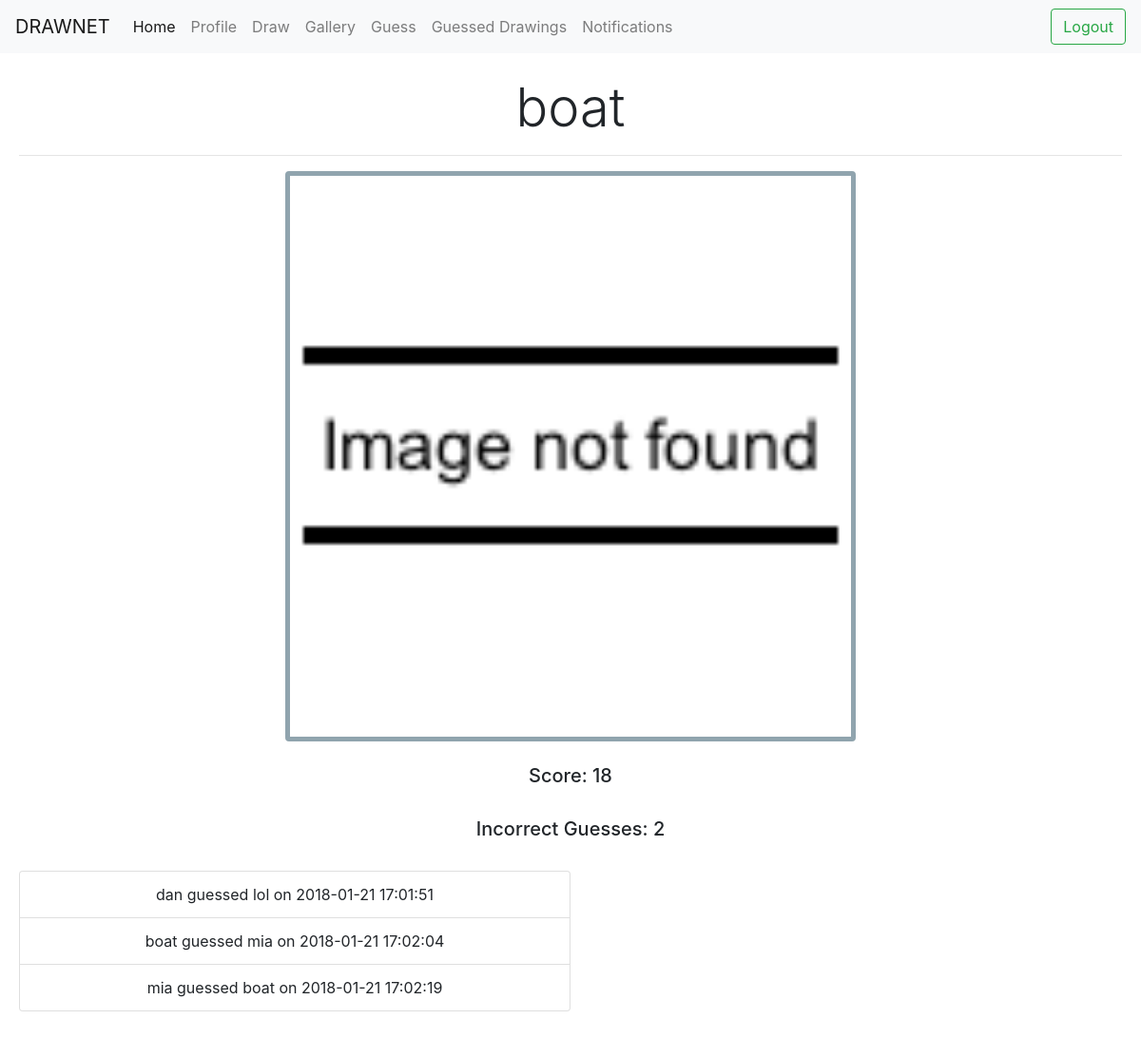
/draw/view?id=3 (signed in), run on the app's committed database.
### tables this page shows
CREATE TABLE drawings (id INTEGER PRIMARY KEY, username TEXT, word TEXT, image TEXT, solved INTEGER);

CREATE TABLE guesses (username TEXT, drawing_id INTEGER, guess TEXT, timestamp TEXT);

### app.py (the view)
@app.route('/draw/view', methods=["POST", "GET"])
def view():
    if loggedIn():
        id=request.args["id"]
        user=session["username"]
        if users.get_image(id)["solved"]==True:
            score="Score: "+str(users.get_dscore(id))
            correctGuesser=users.who_guessed_it(id)
            message=correctGuesser+" guessed your drawing correctly"
        else:
            message=""
            score=""
        numIncorrect=users.get_num_guesses(id)
        image = users.get_image(id)
        if image['solved'] == False:
            return render_template("view.html", link=image["image"], word=image["word"], messageShown=message, scoreSolved=score, incorrectGuessesNum=numIncorrect, guesses=image["guesses"], username=user, loggedin=loggedIn())
        else:
            return render_template("viewSolved.html", correctOrNot=users.get_image(id)["solved"], link=image["image"], word=image["word"], messageShown=message, scoreSolved=score, incorrectGuessesNum=numIncorrect, guesses=image["guesses"], username=user, loggedin=loggedIn())
    else:
        return redirect(url_for("login_page"))

### app.py (called while the page is built)
def loggedIn():
    return "username" in session

### utils/drawings.py (called while the page is built)
def drawing_exists(id):
    db = sqlite3.connect(db_name)
    c = db.cursor()
    id = int(id)
    result = c.execute("SELECT * FROM drawings WHERE id = %d;" % id).fetchone()
    db.close()
    if result:
        return True
    else:
        return False

def tuple_to_dictionary(tuuple, list_of_keys):
    d = {} #the dictionary
    index = 0 #the column index
    while index < len(tuuple):
        d[ list_of_keys[index] ] = tuuple[index]
        index += 1
    return d

### utils/users.py (called while the page is built)
def get_image(id):
    if id == None:
        return {"image": "/static/missing.png", "word": "", "score": 0, "artist": "", "id": None, "guesses":[]}
    id = int(id)
    db = sqlite3.connect(db_name)
    c = db.cursor()
    image_stats = c.execute("SELECT id, username, image, word, solved FROM drawings WHERE id = %d;" % id).fetchone()
    wrong_guesses = c.execute("SELECT username, guess, timestamp FROM guesses WHERE drawing_id = %d ORDER BY timestamp ASC;" % id).fetchall()
    db.close()
    if image_stats == None:
        return {}
    else:
        image_dict = tuple_to_dictionary(image_stats, ["id", "artist", "image", "word", "solved"])
        image_dict["solved"] = (image_dict["solved"] == 1)
        image_dict["guesses"] = []
        for g in wrong_guesses:
            image_dict["guesses"].append(tuple_to_dictionary(g, ["username", "guess", "when"]))
        return image_dict

def get_num_guesses(drawing_id):
    image = draw.get_image(drawing_id)
    if image["solved"] == True:
        return len(image["guesses"]) - 1
    return len(image["guesses"])

def who_guessed_it(drawing_id):
    return draw.get_image(drawing_id)["guesses"][-1]["username"]

def get_dscore(drawing_id):
    return 20 - get_num_guesses(drawing_id)

def tuple_to_dictionary(tuuple, list_of_keys):
    d = {} #the dictionary
    index = 0 #the column index
    while index < len(tuuple):
        d[ list_of_keys[index] ] = tuuple[index]
        index += 1
    return d

### templates/viewSolved.html (shortened to what this page needs)
{% extends "base.html" %}
{% block body %}
<center>
<h1 class="display-4">{{word}}</h1>
<hr>
<div class="card" style="border-width: 5px; border-color: #90a4ae; width:600px;">
<img src="{{link}}">
</div>
<br>
<h5>{{scoreSolved}}</h5>
<br>
<h5>Incorrect Guesses: {{incorrectGuessesNum}}</h5><br>
<ul class="list-group">
{% for guess in guesses %}
    <li class="list-group-item" style="width: 50%;">{{ guess['username'] }} guessed {{ guess['guess'] }} on {{ guess['when'] }}
{% endfor %}
</ul>
</center>
{% endblock %}

### data on the page
drawings: word "boat", image (picture)
guesses: username "dan", guess "lol", when "2018-01-21 17:01:51"
guesses: username "boat", guess "mia", when "2018-01-21 17:02:04"
guesses: username "mia", guess "boat", when "2018-01-21 17:02:19"

### other printed values
{{ scoreSolved }} "Score: 18"
{{ incorrectGuessesNum }} "2"
